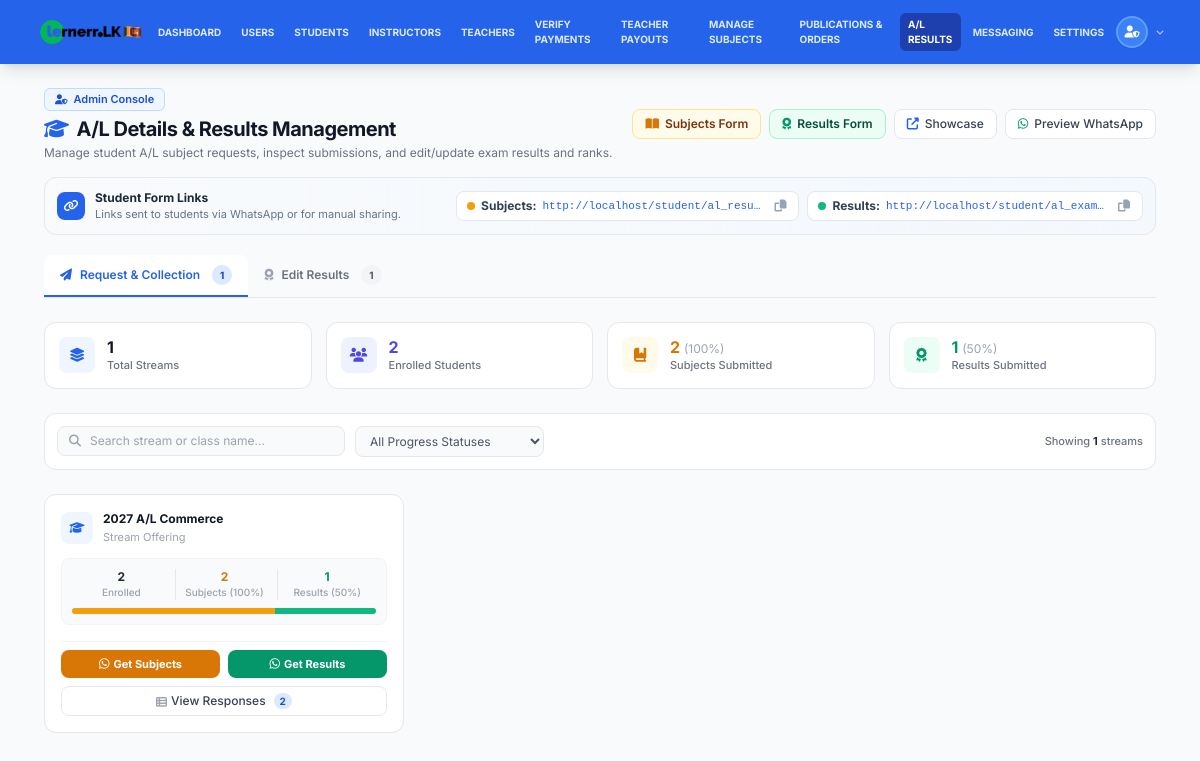
Screenshot of /dashboard/request_al_details (signed in) with the database file from the repository.
### tables this page shows
CREATE TABLE `streams` (
  `id` int(11) NOT NULL COMMENT 'Primary Key',
  `name` varchar(100) NOT NULL COMMENT 'Stream name (e.g., "Grade 6", "Grade 7", "A/L Science")',
  `description` text DEFAULT NULL COMMENT 'Optional description of the stream',
  `status` tinyint(1) NOT NULL DEFAULT 1 COMMENT 'Status: 1=active, 0=inactive',
  `created_at` timestamp NOT NULL DEFAULT current_timestamp() COMMENT 'Record creation timestamp',
  `updated_at` timestamp NOT NULL DEFAULT current_timestamp() ON UPDATE current_timestamp() COMMENT 'Record update timestamp'
);

### dashboard/request_al_details.php (the view, shortened to what the rows shown need)
<?php
require_once '../config.php';
$user_id = $_SESSION['user_id'] ?? '';
$role = $_SESSION['role'] ?? '';
$chk_al_teacher = $conn->query("SHOW COLUMNS FROM al_exam_submissions LIKE 'teacher_id'");
if ($chk_al_teacher && $chk_al_teacher->num_rows == 0) {
    $conn->query("ALTER TABLE al_exam_submissions ADD COLUMN teacher_id VARCHAR(255) DEFAULT NULL AFTER student_id");
}
$chk_al_zs = $conn->query("SHOW COLUMNS FROM al_exam_submissions LIKE 'z_score'");
if ($chk_al_zs && $chk_al_zs->num_rows == 0) {
    $conn->query("ALTER TABLE al_exam_submissions ADD COLUMN z_score DECIMAL(6,4) DEFAULT NULL");
}
$items = [];
$card_type = '';
if ($role === 'teacher') {
    $card_type = 'class';
    $query = "SELECT ss.id,
                     CONCAT(s.name, ' - ', sub.name) as name,
                     sub.code,
                     s.name as stream_name,
                     sub.name as subject_name,
                     COUNT(DISTINCT se.student_id) as enrolled_count,
                     COUNT(DISTINCT CASE WHEN als.id IS NOT NULL THEN se.student_id END) as subjects_count,
                     COUNT(DISTINCT CASE WHEN als.results_submitted_at IS NOT NULL THEN se.student_id END) as results_count
              FROM teacher_assignments ta
              INNER JOIN stream_subjects ss ON ta.stream_subject_id = ss.id
              INNER JOIN streams s ON ss.stream_id = s.id
              INNER JOIN subjects sub ON ss.subject_id = sub.id
              LEFT JOIN student_enrollment se ON ss.id = se.stream_subject_id AND se.status = 'active'
              LEFT JOIN users u ON se.student_id = u.user_id AND u.status = 1
              LEFT JOIN al_exam_submissions als ON se.student_id = als.student_id
              WHERE ta.teacher_id = ? AND ta.status = 'active'
              GROUP BY ss.id
              ORDER BY s.name ASC, sub.name ASC";
    $stmt = $conn->prepare($query);
    $stmt->bind_param("s", $user_id);
    $stmt->execute();
    $result = $stmt->get_result();
    while ($row = $result->fetch_assoc()) {
        $items[] = $row;
    }
    $stmt->close();
} else {
    $card_type = 'stream';
    $query = "SELECT s.id,
                     s.name,
                     s.description,
                     COUNT(DISTINCT se.student_id) as enrolled_count,
                     COUNT(DISTINCT CASE WHEN als.id IS NOT NULL THEN se.student_id END) as subjects_count,
                     COUNT(DISTINCT CASE WHEN als.results_submitted_at IS NOT NULL THEN se.student_id END) as results_count
              FROM streams s
              LEFT JOIN stream_subjects ss ON s.id = ss.stream_id
              LEFT JOIN student_enrollment se ON ss.id = se.stream_subject_id AND se.status = 'active'
              LEFT JOIN users u ON se.student_id = u.user_id AND u.status = 1
              LEFT JOIN al_exam_submissions als ON se.student_id = als.student_id
              WHERE s.status = 1
              GROUP BY s.id
              ORDER BY s.name ASC";
    $result = $conn->query($query);
    if ($result) {
        while ($row = $result->fetch_assoc()) {
            $items[] = $row;
        }
    }
}
$active_tab = $_GET['tab'] ?? 'collection';
?>
<!DOCTYPE html>
<html lang="en">
<head>
    <script src="https://cdn.tailwindcss.com"></script>
    <link rel="stylesheet" href="https://cdnjs.cloudflare.com/ajax/libs/font-awesome/6.4.0/css/all.min.css">
</head>
<body class="bg-slate-50 text-slate-800 min-h-screen">
    <?php
    if (in_array($role, ['admin', 'super_admin'])) {
        include '../admin/header.php';
    } else {
        include 'navbar.php';
    }
    ?>
    <div class="w-full max-w-[98%] 2xl:max-w-[1750px] mx-auto py-6 px-3 sm:px-6 lg:px-8">
        <div class="mb-4 flex flex-col sm:flex-row sm:items-center justify-between gap-4">
            <div>
                <h1 class="text-xl font-bold text-gray-900 tracking-tight flex items-center gap-2">
                    <i class="fas fa-graduation-cap text-blue-600"></i> A/L Details & Results Management
                </h1>
            </div>
        </div>
        <?php if ($active_tab === 'collection'): ?>
            <div class="grid grid-cols-1 md:grid-cols-2 lg:grid-cols-3 gap-4" id="cardsContainer">
                <?php foreach ($items as $item): ?>
                <?php
                    $enrolled = intval($item['enrolled_count'] ?? 0);
                    $subs = intval($item['subjects_count'] ?? 0);
                    $results = intval($item['results_count'] ?? 0);
                    $sub_pct = $enrolled > 0 ? min(100, round(($subs / $enrolled) * 100)) : 0;
                    $res_pct = $enrolled > 0 ? min(100, round(($results / $enrolled) * 100)) : 0;
                    $status_category = 'pending';
                ?>
                <div class="bg-white rounded-xl border border-gray-200 p-4 shadow-xs hover:shadow-md hover:border-blue-200 transition-all flex flex-col justify-between stream-card"
                     data-name="<?php echo htmlspecialchars(strtolower($item['name'])); ?>"
                     data-status="<?php echo $status_category; ?>">
                    <div>
                        <div class="flex items-start justify-between gap-3 mb-3">
                            <div class="flex items-center gap-2.5 min-w-0">
                                <div class="w-8 h-8 rounded-lg bg-blue-50 text-blue-600 flex items-center justify-center shrink-0">
                                    <i class="fas fa-<?php echo $card_type === 'stream' ? 'graduation-cap' : 'book-open'; ?> text-xs"></i>
                                </div>
                                <div class="min-w-0">
                                    <h3 class="text-xs font-bold text-gray-900 leading-snug truncate" title="<?php echo htmlspecialchars($item['name']); ?>">
                                        <?php echo htmlspecialchars($item['name']); ?>
                                    </h3>
                                    <p class="text-[11px] text-gray-400 mt-0.5">
                                        <?php echo $card_type === 'stream' ? 'Stream Offering' : htmlspecialchars($item['stream_name'] ?? 'Class'); ?>
                                    </p>
                                </div>
                            </div>
                        </div>
                        <div class="bg-slate-50 rounded-lg p-2.5 border border-slate-100 mb-4 space-y-2">
                            <div class="grid grid-cols-3 gap-1 text-center divide-x divide-slate-200">
                                <div>
                                    <div class="text-xs font-bold text-gray-800"><?php echo $enrolled; ?></div>
                                    <div class="text-[10px] text-gray-400 font-medium">Enrolled</div>
                                </div>
                                <div>
                                    <div class="text-xs font-bold text-amber-600"><?php echo $subs; ?></div>
                                    <div class="text-[10px] text-gray-400 font-medium">Subjects (<?php echo $sub_pct; ?>%)</div>
                                </div>
                                <div>
                                    <div class="text-xs font-bold text-emerald-600"><?php echo $results; ?></div>
                                    <div class="text-[10px] text-gray-400 font-medium">Results (<?php echo $res_pct; ?>%)</div>
                                </div>
                            </div>
                            <div class="w-full bg-gray-200 rounded-full h-1.5 overflow-hidden flex">
                                <div class="bg-amber-500 h-1.5 transition-all duration-300" style="width: <?php echo $sub_pct; ?>%" title="Subjects: <?php echo $sub_pct; ?>%"></div>
                                <div class="bg-emerald-500 h-1.5 transition-all duration-300" style="width: <?php echo $res_pct; ?>%" title="Results: <?php echo $res_pct; ?>%"></div>
                            </div>
                        </div>
                    </div>
                    <div class="space-y-2 pt-2 border-t border-gray-100">
                        <div class="grid grid-cols-2 gap-2">
                            <button type="button"
                                    onclick="confirmAndSend('<?php echo $card_type; ?>', <?php echo $item['id']; ?>, '<?php echo addslashes($item['name']); ?>', <?php echo $enrolled; ?>, 'subjects')"
                                    class="px-2 py-1.5 bg-amber-600 hover:bg-amber-700 active:scale-95 text-white text-[11px] font-bold rounded-lg shadow-xs flex items-center justify-center gap-1 transition-all <?php echo $enrolled === 0 ? 'opacity-50 cursor-not-allowed pointer-events-none' : ''; ?>"
                                    <?php echo $enrolled === 0 ? 'disabled' : ''; ?> title="Request A/L Subjects registration (student/al_results_form.php)">
                                <i class="fab fa-whatsapp text-xs"></i>
                                <span>Get Subjects</span>
                            </button>
                            <button type="button"
                                    onclick="confirmAndSend('<?php echo $card_type; ?>', <?php echo $item['id']; ?>, '<?php echo addslashes($item['name']); ?>', <?php echo $enrolled; ?>, 'results')"
                                    class="px-2 py-1.5 bg-emerald-600 hover:bg-emerald-700 active:scale-95 text-white text-[11px] font-bold rounded-lg shadow-xs flex items-center justify-center gap-1 transition-all <?php echo $enrolled === 0 ? 'opacity-50 cursor-not-allowed pointer-events-none' : ''; ?>"
                                    <?php echo $enrolled === 0 ? 'disabled' : ''; ?> title="Request A/L Results submission (student/al_exam_form.php)">
                                <i class="fab fa-whatsapp text-xs"></i>
                                <span>Get Results</span>
                            </button>
                        </div>
                        <a href="view_al_responses.php?type=<?php echo $card_type; ?>&id=<?php echo $item['id']; ?>"
                           class="w-full text-center px-3 py-1.5 bg-white border border-gray-200 hover:bg-slate-50 hover:text-blue-600 text-gray-700 text-xs font-medium rounded-lg shadow-xs flex items-center justify-center gap-1 transition-colors shrink-0"
                           title="View Student Submissions">
                            <i class="fas fa-table-list text-[11px] text-gray-400"></i>
                            <span>View Responses</span>
                            <?php if ($subs > 0): ?>
                                <span class="ml-1 bg-blue-100 text-blue-700 text-[10px] font-bold px-1.5 py-0.2 rounded-full">
                                    <?php echo $subs; ?>
                                </span>
                            <?php endif; ?>
                        </a>
                    </div>
                </div>
                <?php endforeach; ?>
            </div>
        <?php endif; ?>
    </div>
</body>
</html>

### rows the page displays
streams: name "2027 A/L Commerce", enrolled "2", subs "2", sub_pct "100", results "1", res_pct "50"

### other values shown
$subjects_link "http://localhost/student/al_resu…"
$results_link "http://localhost/student/al_exam…"
count($items) "1"
count($submitted_results) "1"
$total_items "1"
$total_enrolled "2"
$total_subjects_submitted "2"
$overall_subjects_rate "100"
$total_results_submitted "1"
$overall_results_rate "50"
